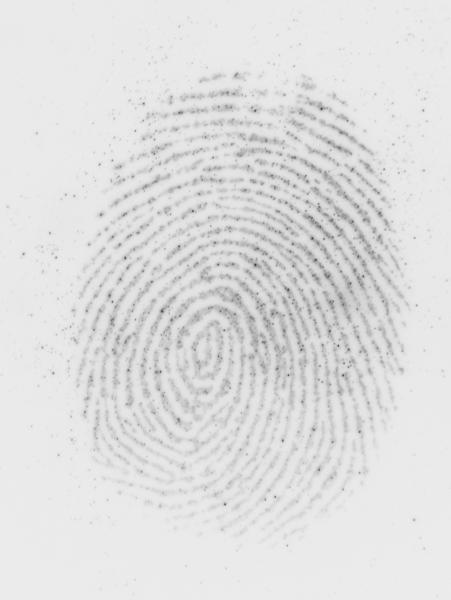
#> input picture testing/automatedTests/mindtctMatchingBug/images/invrtCompResizedJpgIms/1532_1.jpg, 451 x 600 px
$ python preprocessImage.py ../../testing/automatedTests/mindtctMatchingBug/images/invrtCompResizedJpgIms/1532_1.jpg ../../testing/automatedTests/mindtctMatchingBug/images/invrtCompResizedJpgIms/1532_10.jpg
#> lines starting #> are read from the running program, lines starting #| are printed output that depends on the picture; after the words box and inside, x2 and y2 are one past the last pixel; in counts of white or black regions, pixels touching at a corner belong together
### source/pythonScripts/imEnhancement/imEnhancementFunctions.py
# File of processing images and performing image enhancement
import numpy as np
import matplotlib
#import matplotlib.pyplot as plt
import matplotlib.image as mping
from scipy import signal
from scipy import ndimage, misc
import math
import matplotlib.colors as colors
import scipy.signal as sps
from PIL import Image, ImageOps
from scipy.ndimage import uniform_filter


# [262 lines left out: functions derivative7, enhanceFingerprintImage, freqest, gauss2DKernal, gaussFilt, imRotate, not called in this run]


def isDarkRidgesOnWhite(imArr, segMask):
    """
    Determines if the image, passed into the function as a 2D numpy array, is
    such that the ridges of the fingerprint are dark while the background is
    light in color.

    :param imArr: The fingerprint image passed in as a 2D numpy array
    :param segMask: Mask identifying the fingerprint from the background
    :return: Boolen of whether the fingerprint image is black on white
    """
    forgroundAvg = np.average(imArr[segMask == True])
    backgroundAvg = np.average(imArr[segMask == False])
    if forgroundAvg < backgroundAvg:
        return True
    return False


# [10 lines left out: function ordfilt2, not called in this run]


def medFilt2D(image):
    """
    Author: Riley Campbell

    Applies a median filter to the image held in the function parameter 'image'.

    :param image: Input image to be normalized
    :return: The median filtered image.
    """
    # Apply a median filter to the image
    medFiltIm = sps.medfilt2d(np.array(image, float))

    return medFiltIm


def normalize(image, reqmean=None, reqvar=None):
    """
    Author: Riley Campbell

    Normalizes the image in 'image' parameter to a mean specified by the 'mean'
    parameter, and a standard deviation specified by the 'std' paramter.

    :param image: Input image to be normalized
    :param reqmean: The mean to normailze the image to
    :param reqvar: The standard deviation to normalize the image to.

    :return: The normalized image
    """

    arg1 = reqmean is None
    arg2 = reqvar is None
    # Verify the correct number of arguments are 1 or 3
    if (arg1 and not arg2) or (arg2 and not arg1):
        print('No of arguments must be 1 or 3')
        return image

    # If only one argument is passed in, just normalise 0 - 1
    if arg1 and arg2:
        # Assume color image
        if np.ndim(image) == 3:
            hsv = colors.rgb_to_hsv(image)
            v = hsv[:, :, 2]
            v = v - np.min(v)  # Just normalise value component
            v = v / np.max(v)
            hsv[:, :, 2] = v
            normim = colors.hsv_to_rgb(hsv)

        else:  # Assume greyscale
            numpyImage = np.array(image, dtype=float)
            npmin = np.min(numpyImage)
            normim = numpyImage - npmin
            npmax = np.max(normim)
            normim = normim / npmax

    else:  # 3 arguments passed in normalise to desired mean and variance
        # determine if color image
        if np.ndim(image) == 3:
            print('cannot normalise color image to desired mean and variance')
            return image

        numpyImage = np.array(image, dtype=float)

        # Convert image to have zero mean and unit std dev
        npMean = np.mean(numpyImage)
        numpyImage = numpyImage - npMean

        npStd = np.std(numpyImage)
        numpyImage = numpyImage / npStd

        # Now convert image to have the required mean and variance
        normim = reqmean + numpyImage * math.sqrt(reqvar)

    return normim


'''
# RIDGEFILTER - enhances fingerprint image via oriented filters
#
# Function to enhance fingerprint image via oriented filters
#
# Usage:
#  newim =  ridgefilter(im, orientim, freqim, kx, ky, showfilter)
#
# Arguments:
#         im       - Image to be processed.
#         orientim - Ridge orientation image, obtained from RIDGEORIENT.
#         freqim   - Ridge frequency image, obtained from RIDGEFREQ.
#         kx, ky   - Scale factors specifying the filter sigma relative
#                    to the wavelength of the filter.  This is done so
#                    that the shapes of the filters are invariant to the
#                    scale.  kx controls the sigma in the x direction
#                    which is along the filter, and hence controls the
#                    bandwidth of the filter.  ky controls the sigma
#                    across the filter and hence controls the
#                    orientational selectivity of the filter. A value of
#                    0.5 for both kx and ky is a good starting point.
#         showfilter - An optional flag 0/1.  When set an image of the
#                      largest scale filter is displayed for inspection.
#
# Returns:
#         newim    - The enhanced image
#
# See also: RIDGEORIENT, RIDGEFREQ, RIDGESEGMENT

# Reference:
# Hong, L., Wan, Y., and Jain, A. K. Fingerprint image enhancement:
# Algorithm and performance evaluation. IEEE Transactions on Pattern
# Analysis and Machine Intelligence 20, 8 (1998), 777 789.

# Peter Kovesi
# School of Computer Science & Software Engineering
# The University of Western Australia
# pk at csse uwa edu au
# http://www.csse.uwa.edu.au/~pk
#
# January 2005
'''
# [228 lines left out: functions ridgefilter, ridgefreq, ridgeorient, not called in this run]


def ridgeSegment(im):
    """
    Constructs and returns a segmentation mask that identifies the fingerprint
    from the background in the image.

    :param im: The image to segment
    :return: A segmentation mask identifying the fingerprint from the background
    """
    size = im.shape

    # Error Checking
    if len(size) != 2:
        print("Image must be a 2D array")
    elif size[0] <= 1 or size[1] <= 1:
        print("Image cannot be empty")

    # Apply Median Filtering
    im = medFilt2D(im)
    im = medFilt2D(im)
    im = medFilt2D(im)
    im = medFilt2D(im)

    # Calculate the standard deveiation
    stdev = stdBlocKProc2d(im, 5, 5)
    stdev = stdev + stdBlocKProc2d(im, 10, 10)
    stdev = stdev + stdBlocKProc2d(im, 15, 15)
    stdev = stdev / 3

    # Apply Averaging Filter
    stdev = uniform_filter(stdev, size=5, mode='constant')
    stdev = uniform_filter(stdev, size=10, mode='constant')
    stdev = uniform_filter(stdev, size=30, mode='constant')

    # Apply Threshold to image
    segMask = stdev > 0.1

    return segMask


def stdBlocKProc2d(image, blkHeight, blkWidth):
    """
    Author: Riley Campbell

    stdBlocKProc2D processes the image 'image' for calculating the standard deviation.
    This function should divide the image into blocks with a height specified
    by 'blkHeight' and a width specified by 'blkWidth'. Then for each block in
    the image, the standard deviation of the pixel values in that block is
    determined and stored in a mask. For each block, this is equivalent to
    lining up all the pixel values in the block and finding the standard
    deviation between them. The mask returned should have the same dimensions
    as the original image, and it should be divided into blocks just like the
    original image. For each block in the mask, every pixel value in that block
    should be the calculated standard deviation from that same block found in
    the original image. This function should return this mask.


    :param image: Input image to block process for the standard deviation
    :param blkHeight: The height of each block to divide the image into
    :param blkWidth: The width of each block to divide the image into

    :return: A mask containing the block processed standard deviations.
    """
    # error checking
    height = image.shape[0]
    width = image.shape[1]

    # if less than 1, set to 1
    blkWidth = max(1, blkWidth)
    blkHeight = max(1, blkHeight)

    # if greater than image, set to image max
    blkWidth = min(width, blkWidth)
    blkHeight = min(height, blkHeight)
    stdMask = np.array(image, dtype=float)

    # compute the std matrix
    for i in range(0, height, blkHeight):
        for j in range(0, width, blkWidth):
            iEnd = min(height, i + blkHeight)
            jEnd = min(width, j + blkWidth)
            block = stdMask[i:iEnd, j:jEnd]
            stdMask[i:iEnd, j:jEnd] = np.std(block)

    return stdMask

### source/pythonScripts/preprocessImage.py
# This script will preprocess a fingerprint image. I will open the image,
# determine the ridge shade (light ridges on dark or vice versa), resize the
# image, and then save the image. The file extension for the input and output
# images and determined by the image file names.
#
# Usage:
#       python3 preprocessImage.py inputImage outputImage

import os, os.path, sys,inspect
import numpy as np
from imEnhancement.imEnhancementFunctions import *
from featureExtration.featureExtraction import *
#from tensorflowNN.applyTensorflow import applyNetToValidateMinutiae
import PIL.Image as Image
import wsq


# Check the number of command line arguments
if len(sys.argv) != 3:
    print("Invalid command line arguments.")
    print()
    print("Usage:")
    print("\tpython3 preprocessImage.py inputImage outputImage")
    exit()

filePath = os.getcwd() + "/" + sys.argv[1]
outFile = os.getcwd() + "/" + sys.argv[2]

# Check that image exists
if not os.path.isfile(filePath):
    print ("Image does not exist. Quitting")
    exit()

IM = Image.open(filePath)
#> IM is the input picture: PIL image 451x600 L; min 58, max 244, mean 223.6
IM.show()

# Get the height and width of the image
orgiImWidth, orgiImHeight = IM.size
#> orgiImWidth = 451; orgiImHeight = 600
aspectRatio = orgiImWidth / orgiImHeight
#> aspectRatio = 0.752

# Resize the Image
newImHeight = 500
newImWidth = int(newImHeight * aspectRatio)
#> newImWidth = 375
IM = IM.resize((newImWidth, newImHeight))
#> IM: PIL image 375x500 L

# Convert to grayscale
IM = ImageOps.grayscale(IM)

# Convert to 2D numpy array
arrIm = np.array(IM)

# Normalize the image
normim = normalize(arrIm, 0, 1)
#> in normalize, `npMean = np.mean(numpyImage)`: npMean = 223.6
#> in normalize, `npStd = np.std(numpyImage)`: npStd = 15.3

# Construct a segmentation mask for the fingerprint image
segMask2DArr = ridgeSegment(normim)
#> in medFilt2D (call 4), `medFiltIm = sps.medfilt2d(np.array(image, float))`:
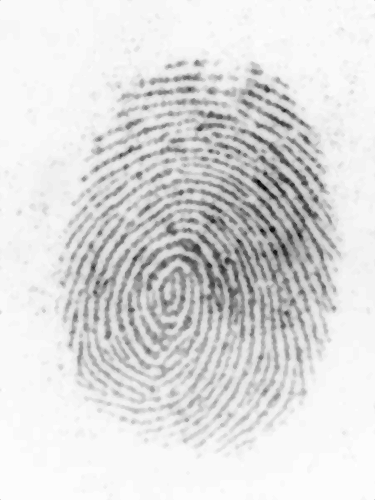
#> medFiltIm: shape (500, 375) float64; min -4.81, max 0.811, mean 0.0569; drawn with min black and max white
#> after the loop in stdBlocKProc2d, `for i in range(0, height, blkHeight):`:
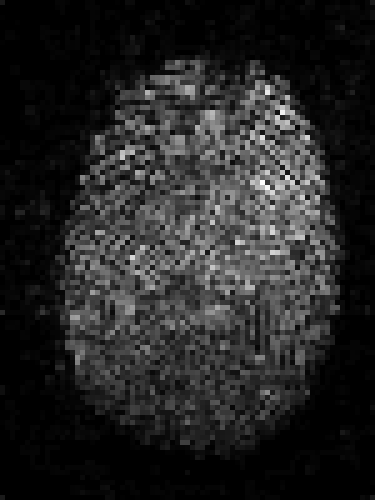
#> stdMask: shape (500, 375) float64; min 0, max 1.41, mean 0.204; drawn with min black and max white
#> call 2 of stdBlocKProc2d, with blkHeight = 10, blkWidth = 10
#> after the loop in stdBlocKProc2d (call 2), `for i in range(0, height, blkHeight):`:
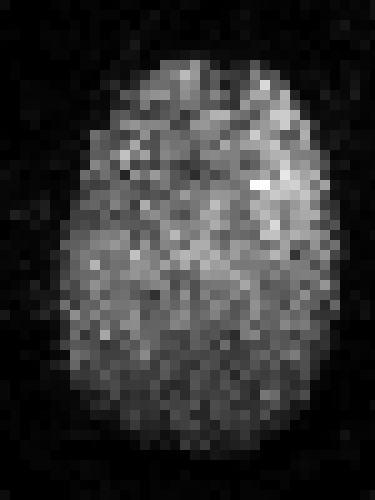
#> stdMask: shape (500, 375) float64; min 0, max 1.46, mean 0.294; drawn with min black and max white
#> call 3 of stdBlocKProc2d, with blkHeight = 15, blkWidth = 15
#> after the loop in stdBlocKProc2d (call 3), `for i in range(0, height, blkHeight):`:
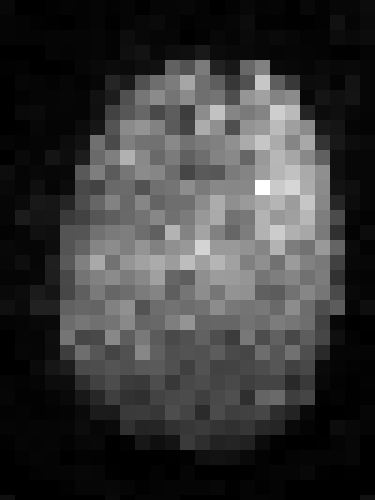
#> stdMask: shape (500, 375) float64; min 0, max 1.41, mean 0.316; drawn with min black and max white
#> in ridgeSegment, `stdev = uniform_filter(stdev, size=10, mode='constant')`:
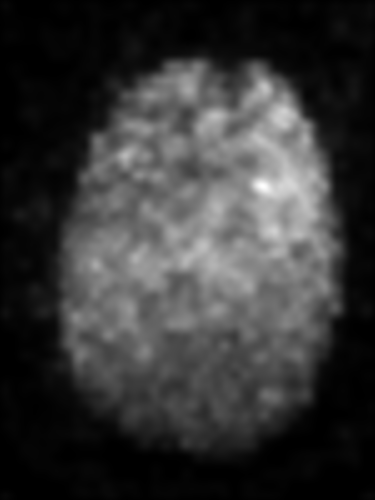
#> stdev: shape (500, 375) float64; min -5.3e-16, max 1.27, mean 0.271; drawn with min black and max white
#> in ridgeSegment, `stdev = uniform_filter(stdev, size=30, mode='constant')`:
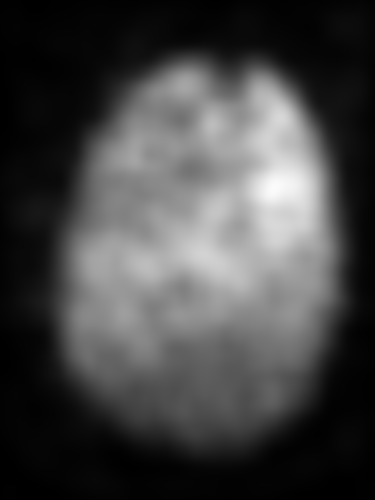
#> stdev: shape (500, 375) float64; min 1.12e-05, max 0.986, mean 0.27
#> in ridgeSegment, `segMask = stdev > 0.1`:
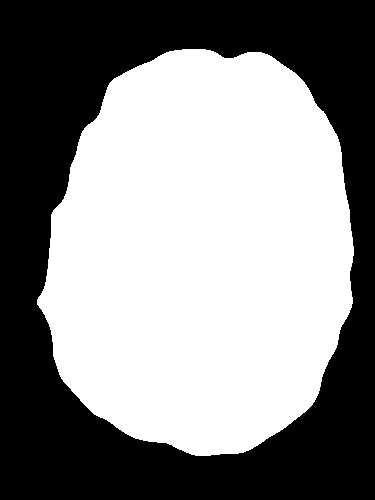
#> segMask: shape (500, 375) bool; 53.8% white; 1 black region, box (x1, y1, x2, y2) and area: (0, 0, 375, 500) 86712

# Ensure Fingerprint Image is Dark on Light
if not isDarkRidgesOnWhite(arrIm, segMask2DArr):
#> in isDarkRidgesOnWhite, `forgroundAvg = np.average(imArr[segMask == True])`: forgroundAvg = 215.2
#> in isDarkRidgesOnWhite, `backgroundAvg = np.average(imArr[segMask == False])`: backgroundAvg = 233.4
    IM = ImageOps.invert(IM)

IM.show()
IM.save(outFile)

$ run again, on testing/automatedTests/mindtctMatchingBug/images/invrtCompResizedJpgIms/1532_11.jpg
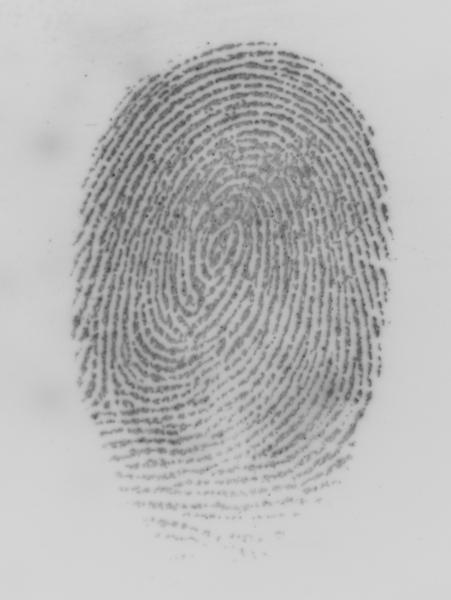
#> input picture testing/automatedTests/mindtctMatchingBug/images/invrtCompResizedJpgIms/1532_11.jpg, 451 x 600 px
#> IM is the input picture: PIL image 451x600 L; min 65, max 214, mean 183.6
#> IM: PIL image 375x500 L
#> npMean = 183.6
#> in normalize, `numpyImage = numpyImage - npMean`:
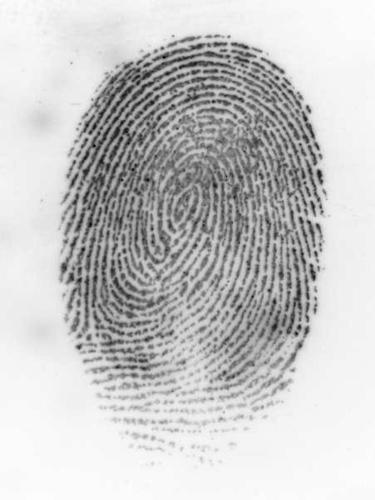
#> numpyImage: shape (500, 375) float64; min -110.6, max 30.4, mean 0; drawn with min black and max white
#> npStd = 29.78
#> in ridgeSegment, `segMask = stdev > 0.1`:
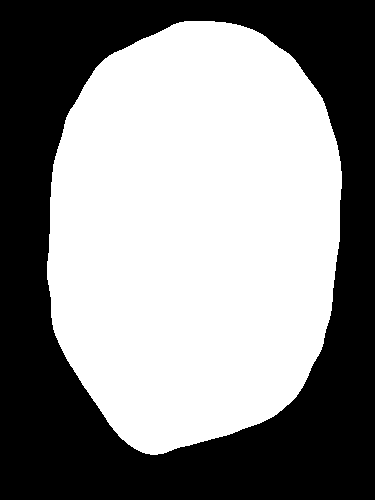
#> segMask: shape (500, 375) bool; 54.7% white; 1 black region, box (x1, y1, x2, y2) and area: (0, 0, 375, 500) 84952
#> forgroundAvg = 163.7
#> backgroundAvg = 207.6

$ run again, on testing/automatedTests/mindtctMatchingBug/images/invrtCompResizedJpgIms/1532_12.jpg
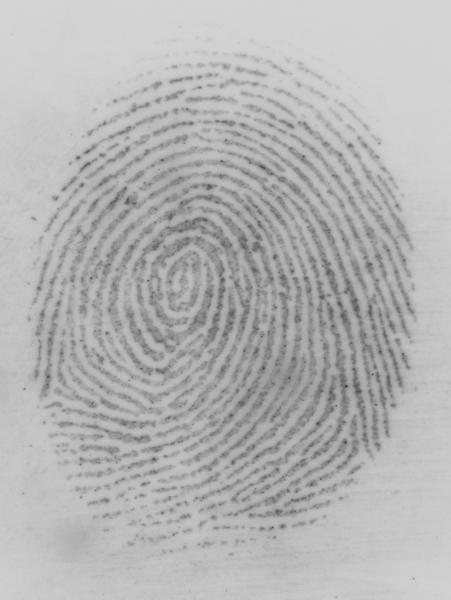
#> input picture testing/automatedTests/mindtctMatchingBug/images/invrtCompResizedJpgIms/1532_12.jpg, 451 x 600 px
#> IM is the input picture: PIL image 451x600 L; min 61, max 214, mean 180.9
#> IM: PIL image 375x500 L
#> npMean = 180.9
#> in normalize, `numpyImage = numpyImage - npMean`:
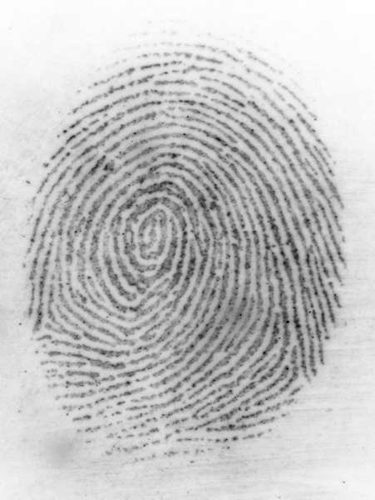
#> numpyImage: shape (500, 375) float64; min -108.9, max 32.11, mean 0; drawn with min black and max white
#> npStd = 23.34
#> in ridgeSegment, `segMask = stdev > 0.1`:
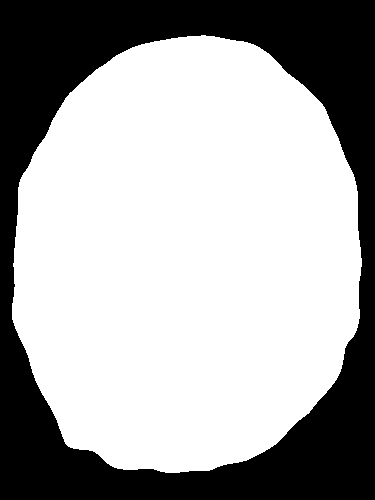
#> segMask: shape (500, 375) bool; 65.6% white; 1 black region, box (x1, y1, x2, y2) and area: (0, 0, 375, 500) 64478
#> forgroundAvg = 169.8
#> backgroundAvg = 202.1

$ run again, on testing/automatedTests/mindtctMatchingBug/images/invrtCompResizedJpgIms/1532_13.jpg
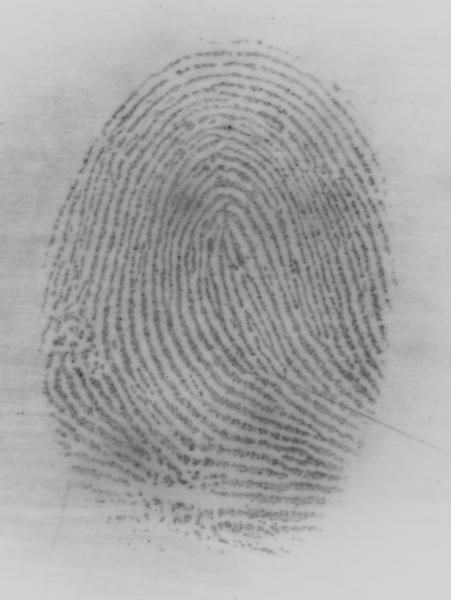
#> input picture testing/automatedTests/mindtctMatchingBug/images/invrtCompResizedJpgIms/1532_13.jpg, 451 x 600 px
#> IM is the input picture: PIL image 451x600 L; min 53, max 213, mean 168.6
#> IM: PIL image 375x500 L
#> npMean = 168.6
#> npStd = 28.49
#> in ridgeSegment, `segMask = stdev > 0.1`:
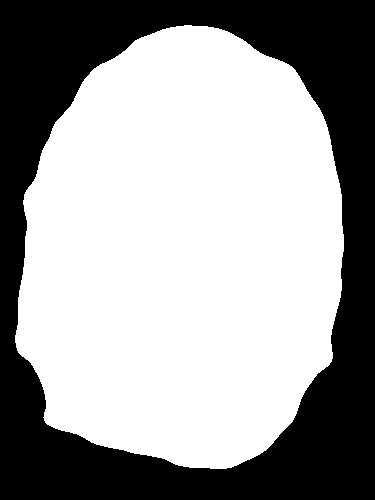
#> segMask: shape (500, 375) bool; 61.7% white; 1 black region, box (x1, y1, x2, y2) and area: (0, 0, 375, 500) 71807
#> forgroundAvg = 151.5
#> backgroundAvg = 196.1
